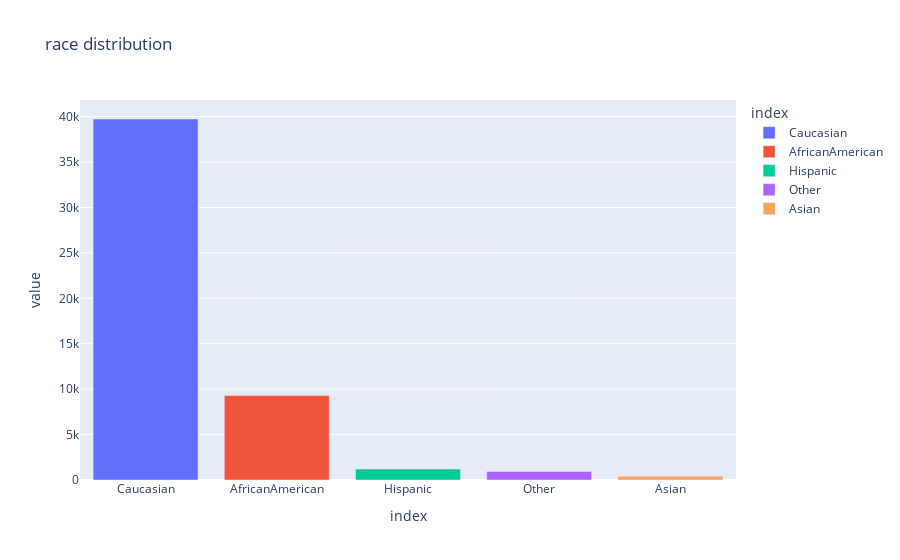

The notebook cell saved with this chart:
### Code cell
bar = data_raw["race"].value_counts()
bar.plot.bar(title="race distribution", color=bar.index)

### Figure 1 — Plotly figure (JSON) as saved in the notebook; plotly's stock layout.template omitted (floating-point values rounded to 4 significant figures)
{"data": [{"alignmentgroup": "True", "hovertemplate": "index=%{x}<br>value=%{y}<extra></extra>", "legendgroup": "Caucasian", "marker": {"color": "#636efa"}, "name": "Caucasian", "offsetgroup": "Caucasian", "orientation": "v", "showlegend": true, "textposition": "auto", "type": "bar", "x": ["Caucasian"], "xaxis": "x", "y": [39735], "yaxis": "y"}, {"alignmentgroup": "True", "hovertemplate": "index=%{x}<br>value=%{y}<extra></extra>", "legendgroup": "AfricanAmerican", "marker": {"color": "#EF553B"}, "name": "AfricanAmerican", "offsetgroup": "AfricanAmerican", "orientation": "v", "showlegend": true, "textposition": "auto", "type": "bar", "x": ["AfricanAmerican"], "xaxis": "x", "y": [9298], "yaxis": "y"}, {"alignmentgroup": "True", "hovertemplate": "index=%{x}<br>value=%{y}<extra></extra>", "legendgroup": "Hispanic", "marker": {"color": "#00cc96"}, "name": "Hispanic", "offsetgroup": "Hispanic", "orientation": "v", "showlegend": true, "textposition": "auto", "type": "bar", "x": ["Hispanic"], "xaxis": "x", "y": [1206], "yaxis": "y"}, {"alignmentgroup": "True", "hovertemplate": "index=%{x}<br>value=%{y}<extra></extra>", "legendgroup": "Other", "marker": {"color": "#ab63fa"}, "name": "Other", "offsetgroup": "Other", "orientation": "v", "showlegend": true, "textposition": "auto", "type": "bar", "x": ["Other"], "xaxis": "x", "y": [946], "yaxis": "y"}, {"alignmentgroup": "True", "hovertemplate": "index=%{x}<br>value=%{y}<extra></extra>", "legendgroup": "Asian", "marker": {"color": "#FFA15A"}, "name": "Asian", "offsetgroup": "Asian", "orientation": "v", "showlegend": true, "textposition": "auto", "type": "bar", "x": ["Asian"], "xaxis": "x", "y": [417], "yaxis": "y"}], "layout": {"barmode": "relative", "legend": {"title": {"text": "index"}, "tracegroupgap": 0}, "title": {"text": "race distribution"}, "xaxis": {"anchor": "y", "categoryarray": ["Caucasian", "AfricanAmerican", "Hispanic", "Other", "Asian"], "categoryorder": "array", "domain": [0, 1], "title": {"text": "index"}}, "yaxis": {"anchor": "x", "domain": [0, 1], "title": {"text": "value"}}}}
